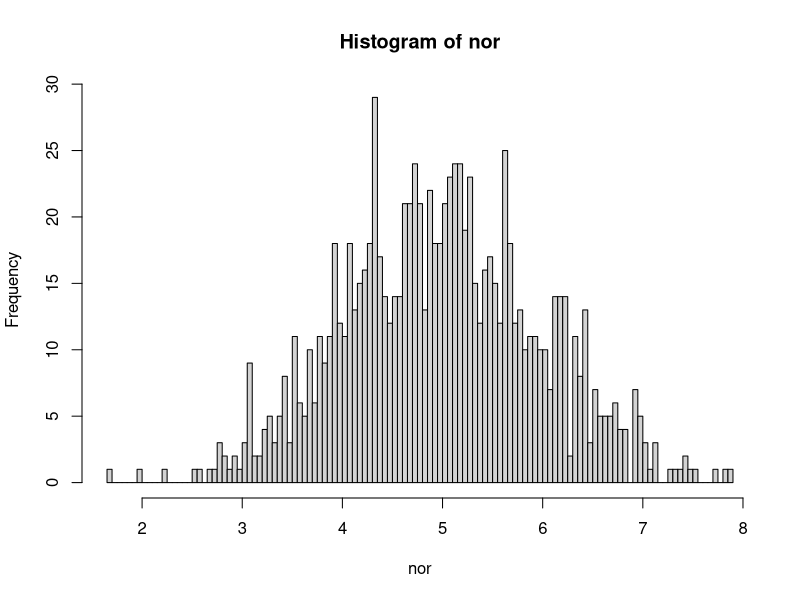
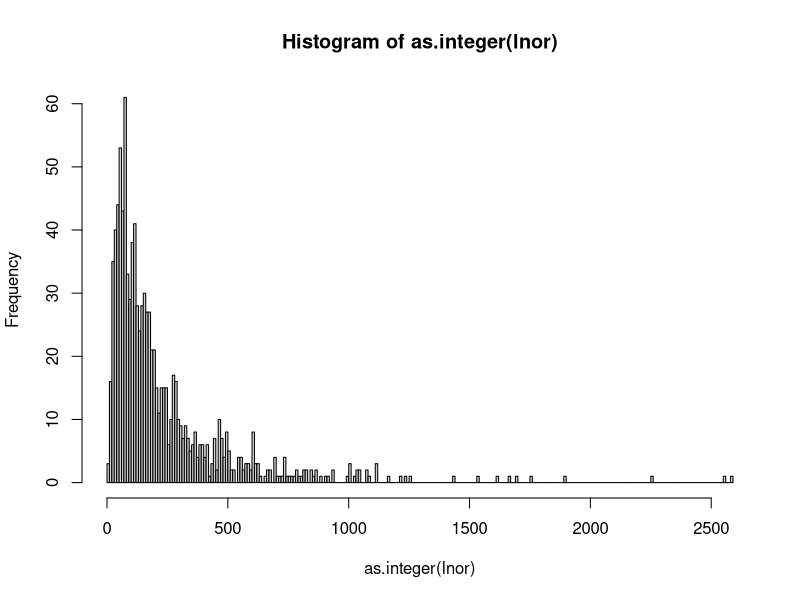

The R source for these figures, in order:
nor<-rnorm(1000,mean=5, sd= 1)
hist(nor,breaks = 100)

lnor <- vector("list", 1000)
i=0
for (x in 1:1000){
  lnor[x]=exp(nor[x])
}
hist(as.integer(lnor), breaks = 200)
